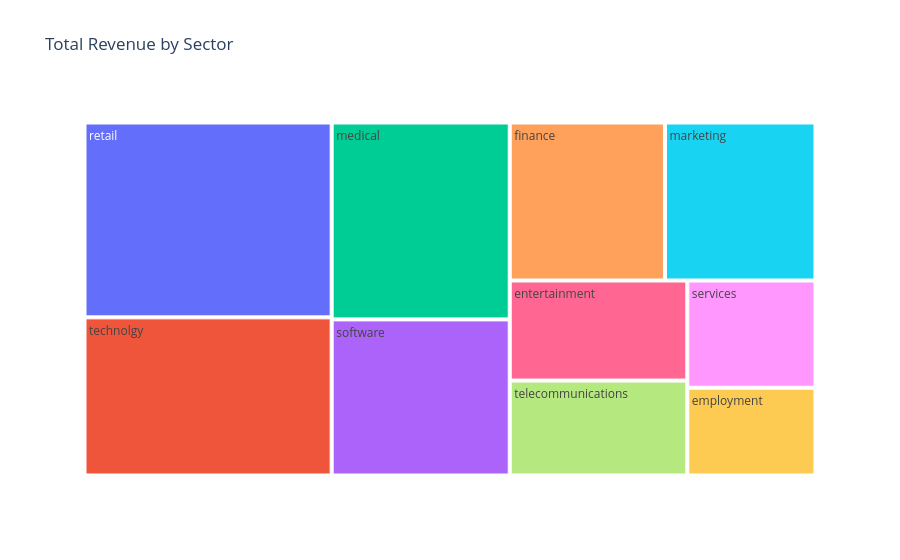

Here is the notebook cell this chart was saved with:
### Code cell
sector_revenue = df.groupby('sector')['total_revenue'].sum().reset_index()
fig_treemap = px.treemap(
    sector_revenue, 
    path=['sector'], 
    values='total_revenue', 
    title='Total Revenue by Sector'
)
fig_treemap.show()

### Figure 1 — Plotly figure (JSON) as saved in the notebook; plotly's stock layout.template omitted (floating-point values rounded to 4 significant figures)
{"data": [{"branchvalues": "total", "domain": {"x": [0, 1], "y": [0, 1]}, "hovertemplate": "labels=%{label}<br>total_revenue=%{value}<br>parent=%{parent}<br>id=%{id}<extra></extra>", "ids": ["employment", "entertainment", "finance", "marketing", "medical", "retail", "services", "software", "technolgy", "telecommunications"], "labels": ["employment", "entertainment", "finance", "marketing", "medical", "retail", "services", "software", "technolgy", "telecommunications"], "name": "", "parents": ["", "", "", "", "", "", "", "", "", ""], "type": "treemap", "values": [436200.0, 689000.0, 950900.0, 922300.0, 1360000.0, 1868000.0, 533000.0, 1078000.0, 1515000.0, 653600.0]}], "layout": {"legend": {"tracegroupgap": 0}, "title": {"text": "Total Revenue by Sector"}}}
